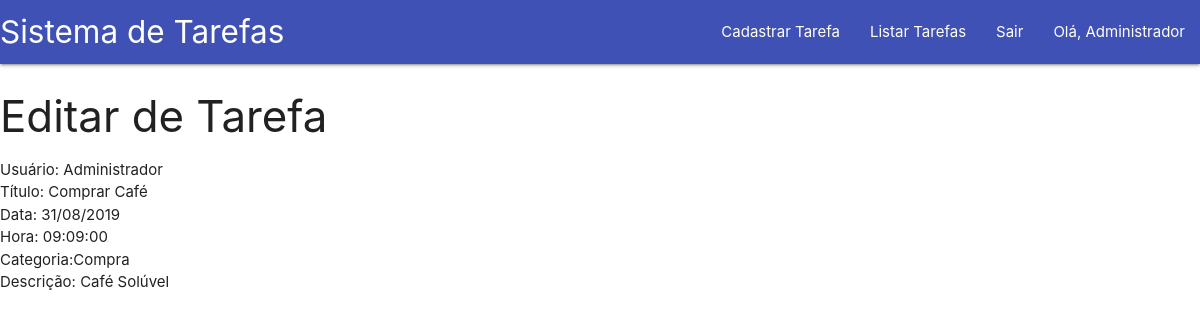
Page /visualizar_tarefa.php?cod=14 (signed in) on the committed database.
### tables this page shows
CREATE TABLE `tarefas` (
  `cod` int(11) NOT NULL AUTO_INCREMENT,
  `titulo` varchar(45) NOT NULL,
  `data` date NOT NULL,
  `hora` time NOT NULL,
  `descricao` varchar(255) DEFAULT NULL,
  `usuario_cod` int(11) NOT NULL,
  `categoria_cod` int(11) NOT NULL,
  PRIMARY KEY (`cod`),
  KEY `fk_tarefas_usuario1` (`usuario_cod`),
  KEY `fk_tarefas_categoria1` (`categoria_cod`),
  CONSTRAINT `fk_tarefas_categoria1` FOREIGN KEY (`categoria_cod`) REFERENCES `categoria_tarefa` (`cod`) ON DELETE NO ACTION ON UPDATE NO ACTION,
  CONSTRAINT `fk_tarefas_usuario1` FOREIGN KEY (`usuario_cod`) REFERENCES `usuario` (`cod`) ON DELETE NO ACTION ON UPDATE NO ACTION
);

CREATE TABLE `usuario` (
  `cod` int(11) NOT NULL AUTO_INCREMENT,
  `nome` varchar(150) NOT NULL,
  `email` varchar(150) NOT NULL,
  `senha` varchar(150) NOT NULL,
  `perfil_cod` int(11) NOT NULL,
  PRIMARY KEY (`cod`),
  KEY `fk_usuario_perfil1_idx` (`perfil_cod`),
  CONSTRAINT `fk_usuario_perfil1` FOREIGN KEY (`perfil_cod`) REFERENCES `perfil_usuario` (`cod`) ON DELETE NO ACTION ON UPDATE NO ACTION
);

CREATE TABLE `categoria_tarefa` (
  `cod` int(11) NOT NULL,
  `nome` varchar(45) NOT NULL,
  PRIMARY KEY (`cod`)
);

### visualizar_tarefa.php (the view, shortened to what this page needs)
<?php
    require_once("bloqueio.php");
    $codu = $_SESSION['cod'];
    $cod = $_GET['cod'];
    if($_SESSION['perfil'] != 1){
        $sql2 = "SELECT *, t.cod as codt FROM tarefas t where usuario_cod = $codu AND cod = $cod";
    }else{
        $sql2 = "SELECT *, u.cod as codu, t.cod as codt FROM tarefas t, usuario u where t.usuario_cod = u.cod AND t.cod = $cod";
    }
    $result_tarefas = mysqli_query($con, $sql2);
    $tarefa = mysqli_fetch_array($result_tarefas);
?>
<!DOCTYPE html>
<html lang="pt-br">
<head>
</head>
<body>
    <?php  require_once("header.php");?>
    <h3>Editar de Tarefa</h3>
    <?php
        if($_SESSION['perfil'] == 1){
    ?>
    Usuário: <?= $tarefa['nome']?> <br>
    <?php } ?>
    Título: <?= $tarefa['titulo']?> <br>
    Data: <?= date("d/m/Y", strtotime($tarefa['data']));?> <br>
    Hora: <?= $tarefa['hora']?> <br>
    <?php
        $cod_tarefa = $tarefa['categoria_cod'];
        $sql = "SELECT * FROM categoria_tarefa WHERE cod = $cod_tarefa";
        $result_cat = mysqli_query($con, $sql);
        $cat_tarefa = mysqli_fetch_array($result_cat);
    ?>
    Categoria:<?= $cat_tarefa['nome']?><br>
    Descrição: <?= $tarefa['descricao']?>
</body>
</html>

### rows in the picture
tarefas: usuario_cod.nome "Administrador", titulo "Comprar Café", data "31/08/2019", hora "09:09:00", descricao "Café Solúvel"
categoria_tarefa: nome "Compra"

### other values in the picture
$_SESSION['nome'] "Administrador"
